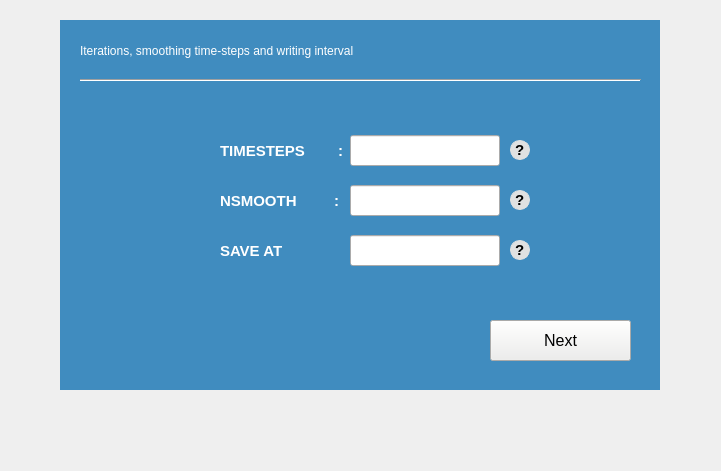
  <widget class="QWidget" name="Third_widget" native="true">
   <property name="geometry">
    <rect>
     <x>260</x>
     <y>130</y>
     <width>721</width>
     <height>471</height>
    </rect>
   </property>
   <widget class="QFrame" name="frame_4">
    <property name="geometry">
     <rect>
      <x>60</x>
      <y>20</y>
      <width>600</width>
      <height>370</height>
     </rect>
    </property>
    <property name="styleSheet">
     <string notr="true">#frame_4{
border: none;
background-color: rgb(64, 140, 191);

}</string>
    </property>
    <property name="frameShape">
     <enum>QFrame::StyledPanel</enum>
    </property>
    <property name="frameShadow">
     <enum>QFrame::Raised</enum>
    </property>
    <widget class="QLabel" name="mesh_x_label_4">
     <property name="geometry">
      <rect>
       <x>160</x>
       <y>115</y>
       <width>131</width>
       <height>31</height>
      </rect>
     </property>
     <property name="font">
      <font>
       <family>Ubuntu</family>
       <pointsize>11</pointsize>
       <weight>75</weight>
       <bold>true</bold>
      </font>
     </property>
     <property name="styleSheet">
      <string notr="true">color : #fff;</string>
     </property>
     <property name="text">
      <string>TIMESTEPS        :</string>
     </property>
    </widget>
    <widget class="QLabel" name="mesh_y_label_4">
     <property name="geometry">
      <rect>
       <x>160</x>
       <y>165</y>
       <width>121</width>
       <height>31</height>
      </rect>
     </property>
     <property name="font">
      <font>
       <family>Ubuntu</family>
       <pointsize>11</pointsize>
       <weight>75</weight>
       <bold>true</bold>
      </font>
     </property>
     <property name="styleSheet">
      <string notr="true">color : #fff;</string>
     </property>
     <property name="text">
      <string>NSMOOTH         :</string>
     </property>
    </widget>
    <widget class="QLabel" name="mesh_z_label_4">
     <property name="geometry">
      <rect>
       <x>160</x>
       <y>215</y>
       <width>121</width>
       <height>31</height>
      </rect>
     </property>
     <property name="font">
      <font>
       <family>Ubuntu</family>
       <pointsize>11</pointsize>
       <weight>75</weight>
       <bold>true</bold>
      </font>
     </property>
     <property name="styleSheet">
      <string notr="true">color : #fff;</string>
     </property>
     <property name="text">
      <string>SAVE AT              :</string>
     </property>
    </widget>
    <widget class="QLineEdit" name="timeSteps">
     <property name="geometry">
      <rect>
       <x>290</x>
       <y>115</y>
       <width>150</width>
       <height>31</height>
      </rect>
     </property>
    </widget>
    <widget class="QLineEdit" name="Nsmooth">
     <property name="geometry">
      <rect>
       <x>290</x>
       <y>165</y>
       <width>150</width>
       <height>31</height>
      </rect>
     </property>
    </widget>
    <widget class="QLineEdit" name="saveAt">
     <property name="geometry">
      <rect>
       <x>290</x>
       <y>215</y>
       <width>150</width>
       <height>31</height>
      </rect>
     </property>
    </widget>
    <widget class="QPushButton" name="next3">
     <property name="geometry">
      <rect>
       <x>430</x>
       <y>300</y>
       <width>141</width>
       <height>41</height>
      </rect>
     </property>
     <property name="font">
      <font>
       <family>Ubuntu</family>
       <pointsize>12</pointsize>
      </font>
     </property>
     <property name="styleSheet">
      <string notr="true">background-color: rgb(238, 238, 236);</string>
     </property>
     <property name="text">
      <string>Next</string>
     </property>
    </widget>
    <widget class="QLabel" name="error4">
     <property name="geometry">
      <rect>
       <x>150</x>
       <y>320</y>
       <width>241</width>
       <height>31</height>
      </rect>
     </property>
     <property name="styleSheet">
      <string notr="true">
color: rgb(0, 0, 0);
font: 12pt &quot;Calibri&quot;;</string>
     </property>
     <property name="text">
      <string/>
     </property>
    </widget>
    <widget class="QLabel" name="label_7">
     <property name="geometry">
      <rect>
       <x>450</x>
       <y>120</y>
       <width>20</width>
       <height>20</height>
      </rect>
     </property>
     <property name="font">
      <font>
       <family>Segoe UI Symbol</family>
       <pointsize>11</pointsize>
       <weight>75</weight>
       <italic>false</italic>
       <bold>true</bold>
      </font>
     </property>
     <property name="toolTip">
      <string>&lt;html&gt;&lt;head/&gt;&lt;body&gt;&lt;p&gt;Total number of iterations that you wish the solver to run. This is not the total time&lt;/p&gt;&lt;/body&gt;&lt;/html&gt;</string>
     </property>
     <property name="styleSheet">
      <string notr="true">background-color: rgb(225, 225, 225);
color:rgb(0, 0, 0);
border-radius : 10px; 
border : 1px solid rgb(225, 225, 225);</string>
     </property>
     <property name="text">
      <string>?</string>
     </property>
    </widget>
    <widget class="QLabel" name="label_8">
     <property name="geometry">
      <rect>
       <x>450</x>
       <y>170</y>
       <width>20</width>
       <height>20</height>
      </rect>
     </property>
     <property name="font">
      <font>
       <family>Segoe UI Symbol</family>
       <pointsize>11</pointsize>
       <weight>75</weight>
       <italic>false</italic>
       <bold>true</bold>
      </font>
     </property>
     <property name="toolTip">
      <string>&lt;html&gt;&lt;head/&gt;&lt;body&gt;&lt;p&gt;The number of pre-conditioning steps for smoothening sharp phase-fi</string>
     </property>
     <property name="styleSheet">
      <string notr="true">background-color: rgb(225, 225, 225);
color:rgb(0, 0, 0);
border-radius : 10px; 
border : 1px solid rgb(225, 225, 225);</string>
     </property>
     <property name="text">
      <string>?</string>
     </property>
    </widget>
    <widget class="QLabel" name="label_9">
     <property name="geometry">
      <rect>
       <x>450</x>
       <y>220</y>
       <width>20</width>
       <height>20</height>
      </rect>
     </property>
     <property name="font">
      <font>
       <family>Segoe UI Symbol</family>
       <pointsize>11</pointsize>
       <weight>75</weight>
       <italic>false</italic>
       <bold>true</bold>
      </font>
     </property>
     <property name="toolTip">
      <string>&lt;html&gt;&lt;head/&gt;&lt;body&gt;&lt;p&gt;Writing interval, i.e, frequency of writing </string>
     </property>
     <property name="styleSheet">
      <string notr="true">background-color: rgb(225, 225, 225);
color:rgb(0, 0, 0);
border-radius : 10px; 
border : 1px solid rgb(225, 225, 225);</string>
     </property>
     <property name="text">
      <string>?</string>
     </property>
    </widget>
    <widget class="QLabel" name="label_13">
     <property name="geometry">
      <rect>
       <x>20</x>
       <y>10</y>
       <width>521</width>
       <height>41</height>
      </rect>
     </property>
     <property name="styleSheet">
      <string notr="true">font: 14pt &quot;Ubuntu&quot;;
color: #fff;</string>
     </property>
     <property name="text">
      <string>Iterations, smoothing time-steps and writing interval</string>
     </property>
    </widget>
    <widget class="Line" name="hrLine2">
     <property name="geometry">
      <rect>
       <x>20</x>
       <y>50</y>
       <width>561</width>
       <height>21</height>
      </rect>
     </property>
     <property name="styleSheet">
      <string notr="true">color: rgb(186, 189, 182);
</string>
     </property>
     <property name="orientation">
      <enum>Qt::Horizontal</enum>
     </property>
    </widget>
   </widget>
  </widget>
